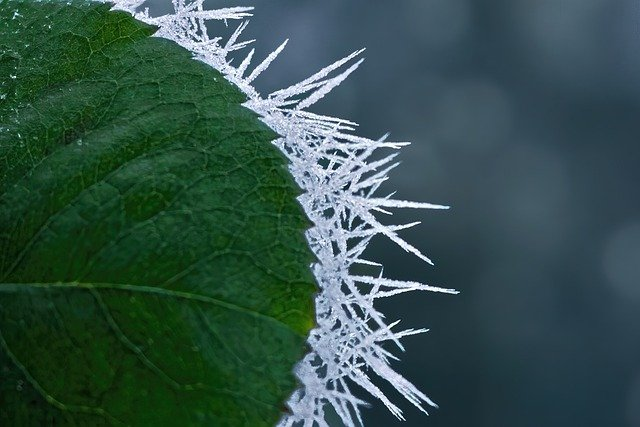
#> input picture img_sample/img2.jpg, 640 x 427 px
$ python inverse_trans.py
#> lines starting #> are read from the running program, lines starting #| are printed output that depends on the picture
import cv2
import numpy as np

def inverse_transform(img):
    inv_img = np.where(img >= 0, 255-img, img)
    return inv_img

img = cv2.imread('./img_sample/img2.jpg',0)
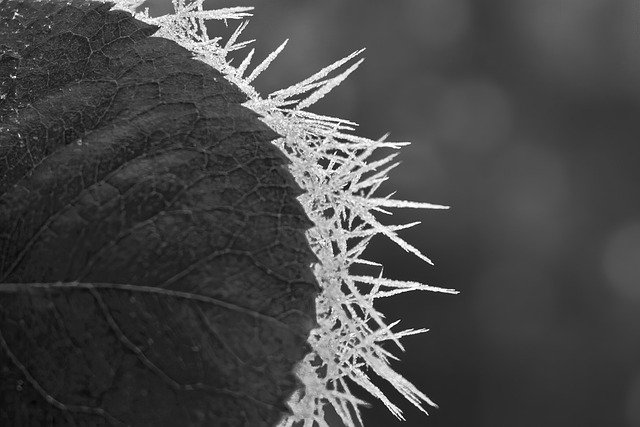
#> img: shape (427, 640); min 0, max 255, mean 71.3
inv_img = inverse_transform(img)
#> in inverse_transform, `inv_img = np.where(img >= 0, 255-img, img)`:
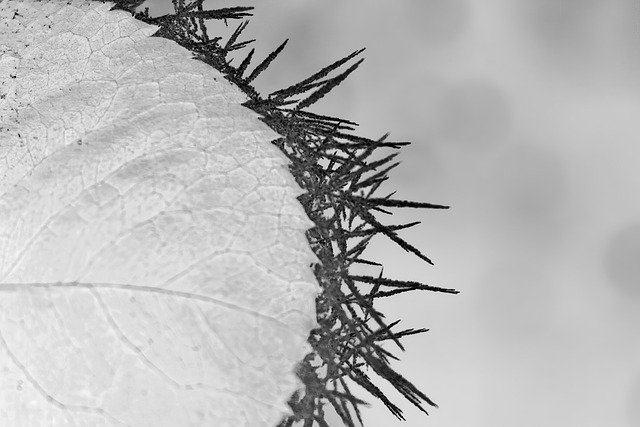
#> inv_img: shape (427, 640); min 0, max 255, mean 183.7

cv2.imwrite('./processed_img/img2_inverse.jpg',inv_img)
cv2.imshow('img',inv_img)
cv2.waitKey(0)
cv2.destroyAllWindows()

$ run again, with img_sample/img1.jpg copied over img_sample/img2.jpg
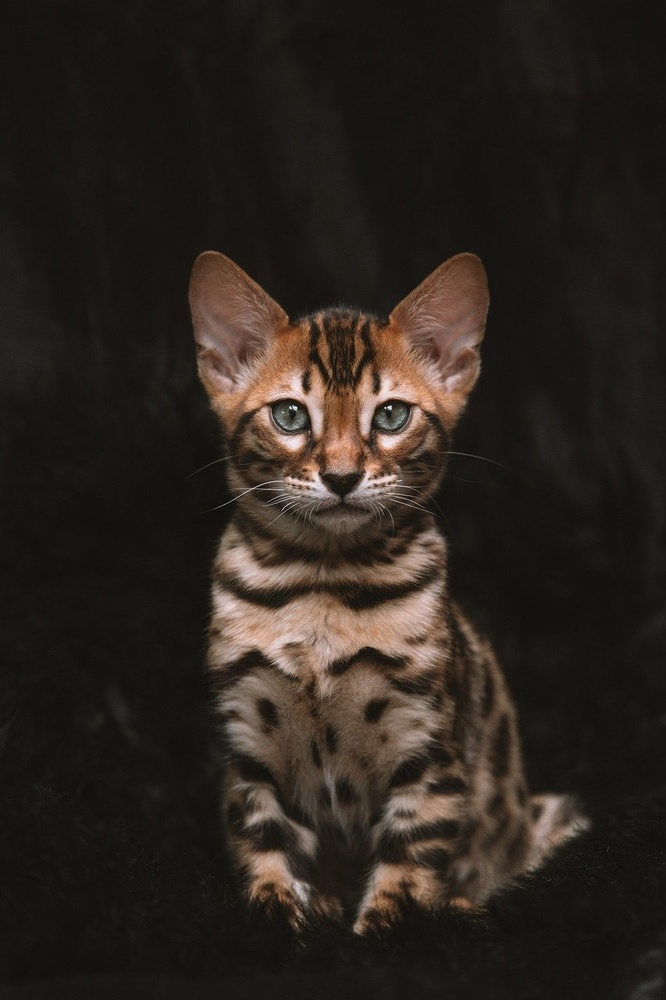
#> input picture img_sample/img1.jpg, 666 x 1000 px, shrunk from 853 x 1280 before the run
#> `img = cv2.imread('./img_sample/img2.jpg',0)`:
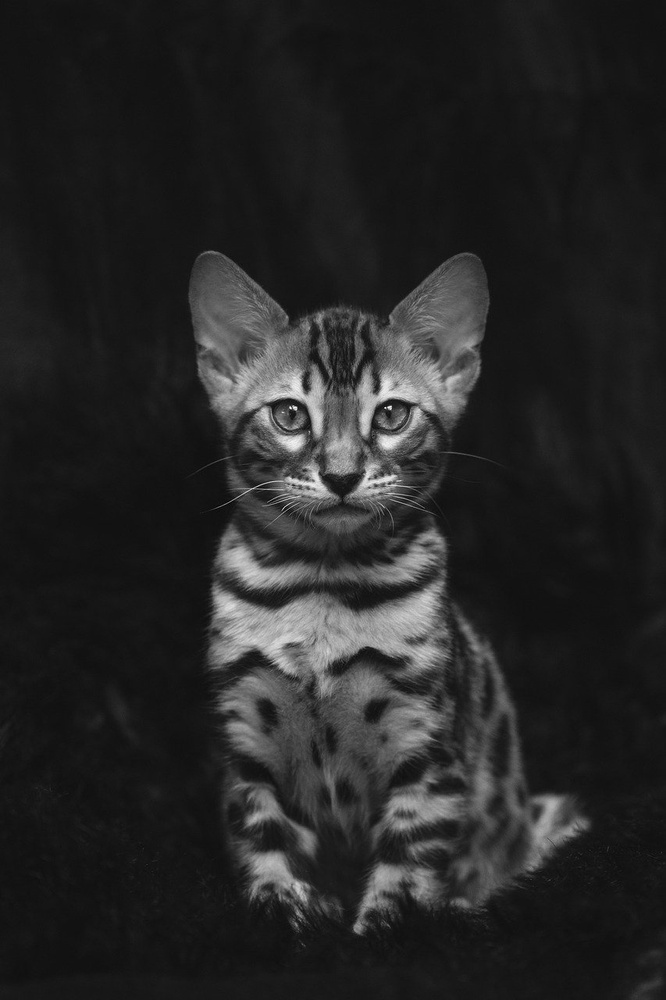
#> img: shape (1000, 666); min 0, max 255, mean 38.3
#> in inverse_transform, `inv_img = np.where(img >= 0, 255-img, img)`:
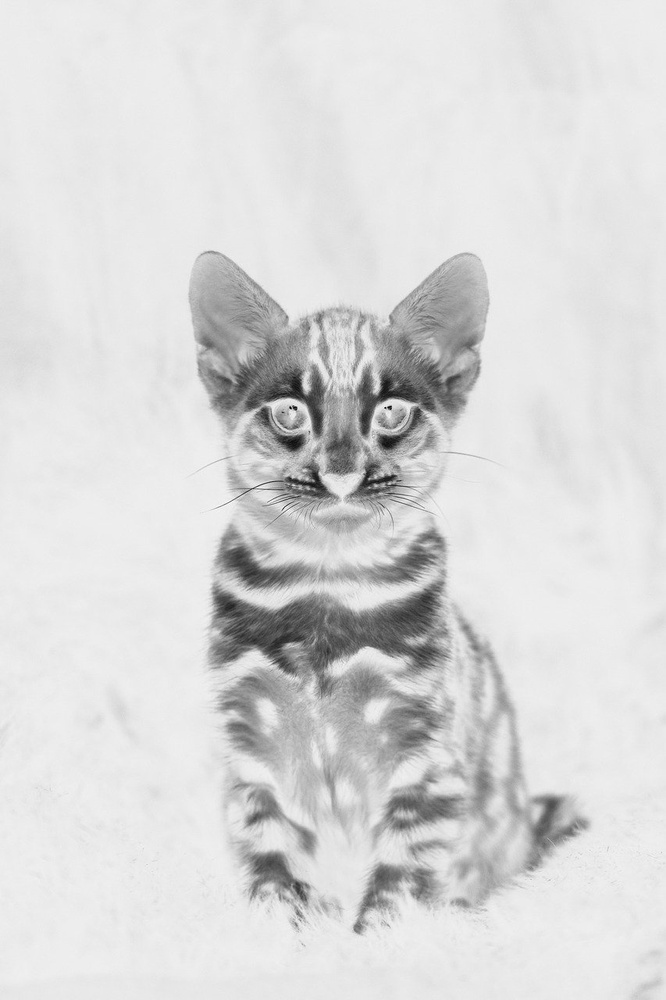
#> inv_img: shape (1000, 666); min 0, max 255, mean 216.7
